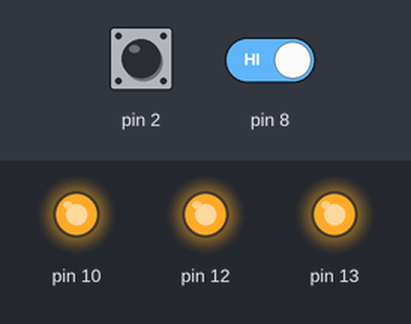
The sketch below on a simulated Arduino Uno, built with avr-gcc and run on an emulated ATmega328P. On the bench: output pins drawn as LEDs (lit = HIGH). Inputs (shaded band) come from the test bench; at power-on: pin 2 HIGH, pin 8 HIGH.

Above: at 1.2 s.
1.3 s: pin 2 pulled LOW for 0.15 s
At 1.37 s:
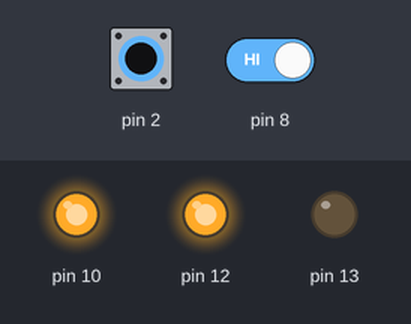
2.9 s: pin 2 pulled LOW for 3.2 s
At 7.2 s:
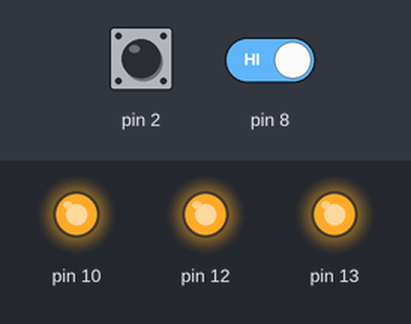
7.6 s: pin 8 driven LOW
At 8.4 s:
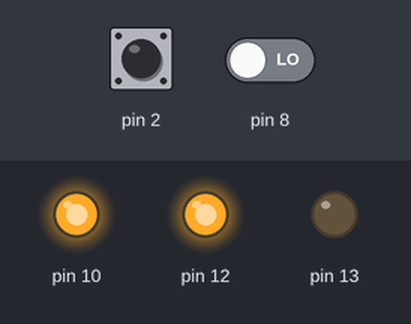
Timing chart, 0 to 10.6 s (numbered marks = the images above; inputs shaded):
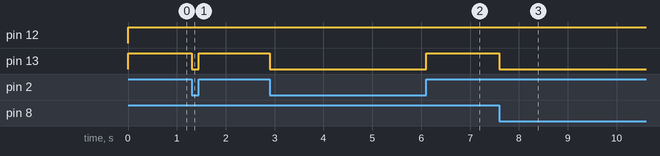

Measured:
- after the input at 1.3 s, pin 13: HIGH → LOW at once, → HIGH 0.15 s later
- after the input at 2.9 s, pin 13: HIGH → LOW at once, → HIGH 3.2 s later
- after the input at 7.6 s, pin 13: HIGH → LOW at once

The sketch:

ArduinoCombineSensorReadings.ino
```cpp
void setup() {
  //start serial connection

  //delay(3000);
  //Serial.begin(9600);

  //configure pin 2 as an input and enable the internal pull-up resistor
  pinMode(2, INPUT_PULLUP);
  pinMode(13, OUTPUT);
  pinMode(12, OUTPUT);

  pinMode(10, OUTPUT);
  digitalWrite(10,HIGH);

  pinMode(8, INPUT);
}

int sensorVal;
int switchVal;

void loop() {
  //read the pushbutton value into a variable
  int sensorVal = digitalRead(2);
  int switchVal = digitalRead(8);

  //print out the value of the pushbutton
  //Serial.print(sensorVal);
  //Serial.print(" ");
  //Serial.println(switchVal);

  // Keep in mind the pull-up means the pushbutton's logic is inverted. It goes
  // HIGH when it's open, and LOW when it's pressed. Turn on pin 13 when the
  // button's pressed, and off when it's not:
  if (sensorVal == 0 || switchVal == 0 ) {
    digitalWrite(13, LOW);
    //digitalWrite(12, LOW);
    pinMode(12, INPUT);
  } else {
    digitalWrite(13, HIGH);
    pinMode(12, OUTPUT);
    digitalWrite(12, HIGH);
  }

  //delay(1000);
}
```
